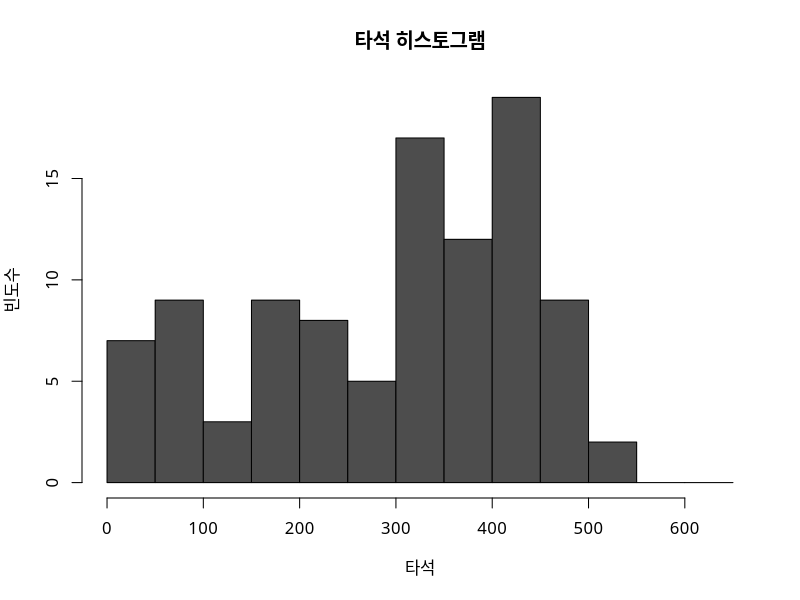
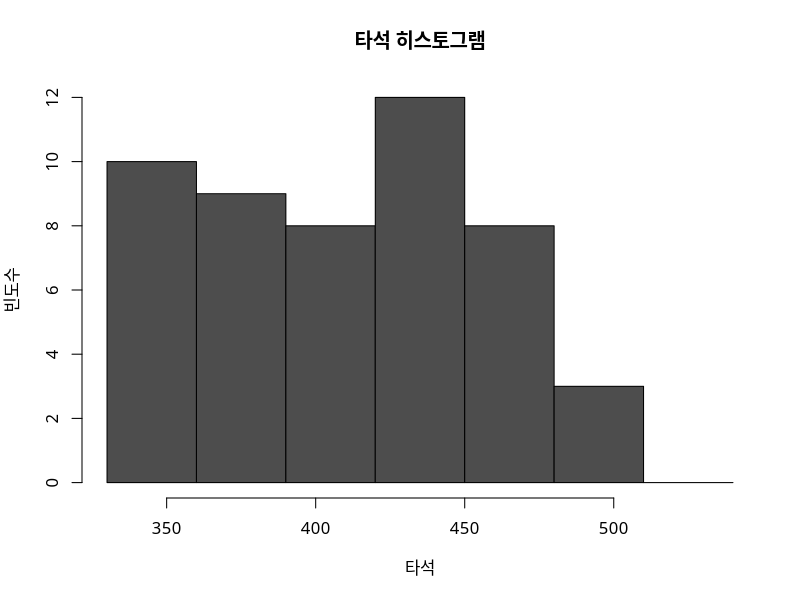
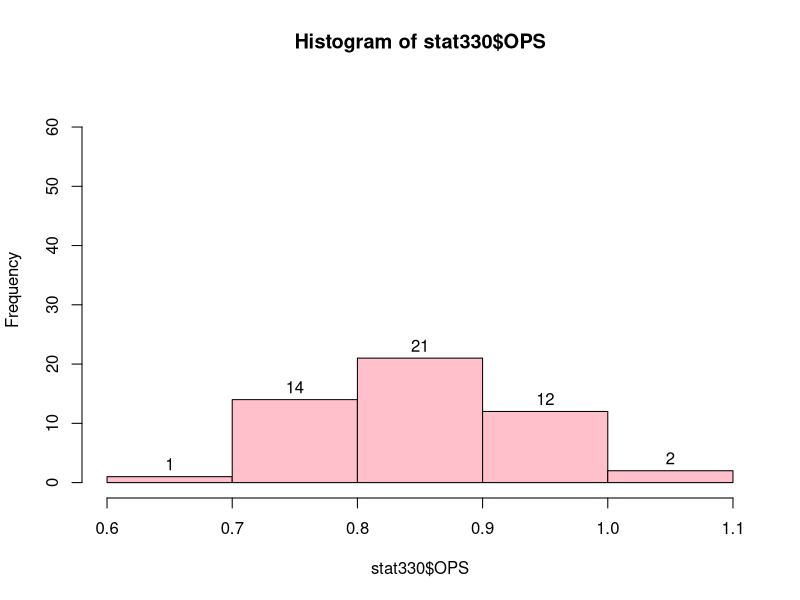
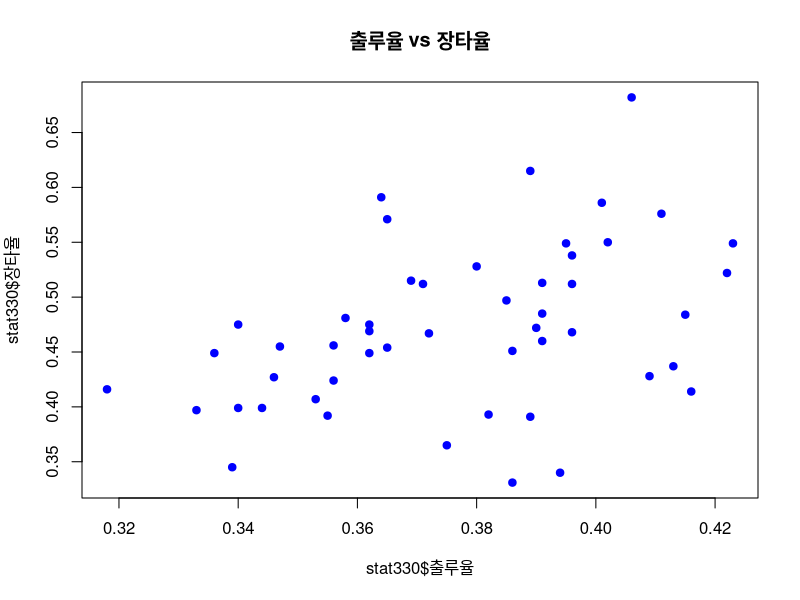
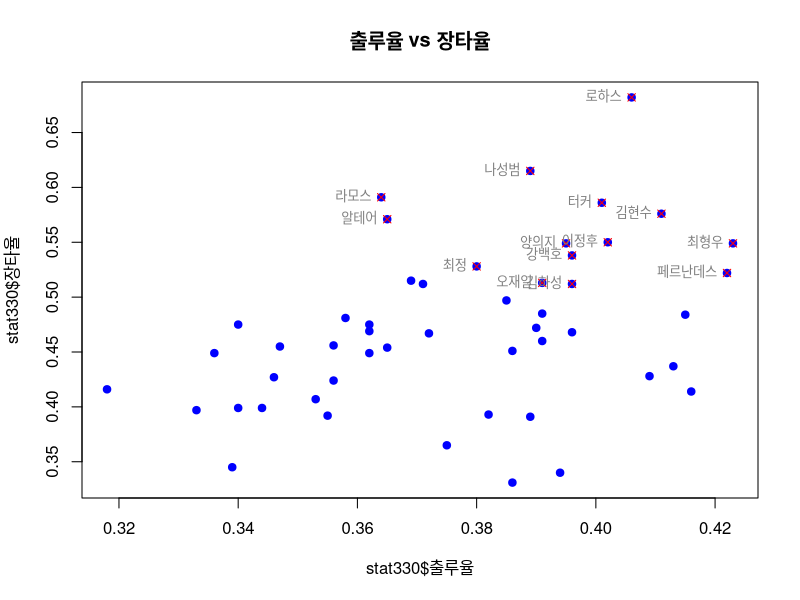

Here is the R script that generated these plots, in order:
library(readxl)
library(dplyr)
library(stringr)
library(corrplot)

# 데이터 불러오기
stat <- read_xlsx(path = '../file/kbo_2020_batter.xlsx')
head(stat)

# 데이터 전처리
stat$선수명 <- str_remove(string = stat$선수명, pattern = '\\*$')
stat$선수명 <- str_remove(string = stat$선수명, pattern = '\\(타\\)')
stat$선수명 <- as.factor(x = stat$선수명)

print(x = stat$선수명)

# 키움히어로즈 팀명 전처리
stat$팀명 <- str_replace(string = stat$팀명,
                       pattern = 'Hero',
                       replacement = '키움')
stat$팀명 <- as.factor(x = stat$팀명)

table(x = stat$팀명)

# 히스토그램 생성

range(x = stat$타석)

breaks <- seq(from = 0, to = 650, by = 50)
cuts <- cut(x = stat$타석, breaks=breaks, include.lowest = TRUE)

hist(x = stat$타석,
     freq = TRUE,
     breaks = breaks,
     col = 'gray30',
     main = '타석 히스토그램',
     xlab = '타석',
     ylab = '빈도수',
     family = 'AppleGothic')

stat330 <- stat %>% filter(타석 > 330)
breaks <- seq(from = 330, to = 550, by = 30)

hist(x = stat330$타석,
     freq = TRUE,
     breaks = breaks,
     col = 'gray30',
     main = '타석 히스토그램',
     xlab = '타석',
     ylab = '빈도수',
     family = 'AppleGothic')

# OPS 히스토그램 생성

breaks <- seq(from = 0.6, to = 1.1, by = 0.1)
range(x = stat330$OPS)
hist(x = stat330$OPS, breaks = breaks,
     ylim = c(0, 65),
     col = 'pink', labels = TRUE)

stat330 %>% 
  select(선수명, 팀명, OPS) %>% 
  filter(OPS >= 0.9) %>% 
  arrange(desc(OPS))

stat330 %>% 
  select(선수명, 팀명, 홈런, 출루율, 장타율, OPS) %>% 
  filter(OPS >= 0.9) %>% 
  arrange(desc(홈런), desc(OPS))

plot(x = stat330$출루율, y = stat330$장타율, pch = 19, col = 'blue',
     main = '출루율 vs 장타율')
    

ops90 <- stat330 %>% filter(OPS >= 0.9)

plot(x = stat330$출루율, y = stat330$장타율, pch = 19, col = 'blue',
     main = '출루율 vs 장타율')

points(x = ops90$출루율, y = ops90$장타율, pch = 4, col = 'red')

text(x = ops90$출루율, y = ops90$장타율, labels = ops90$선수명,
     pos = 2, col = 'gray50',
     cex = 0.8)
